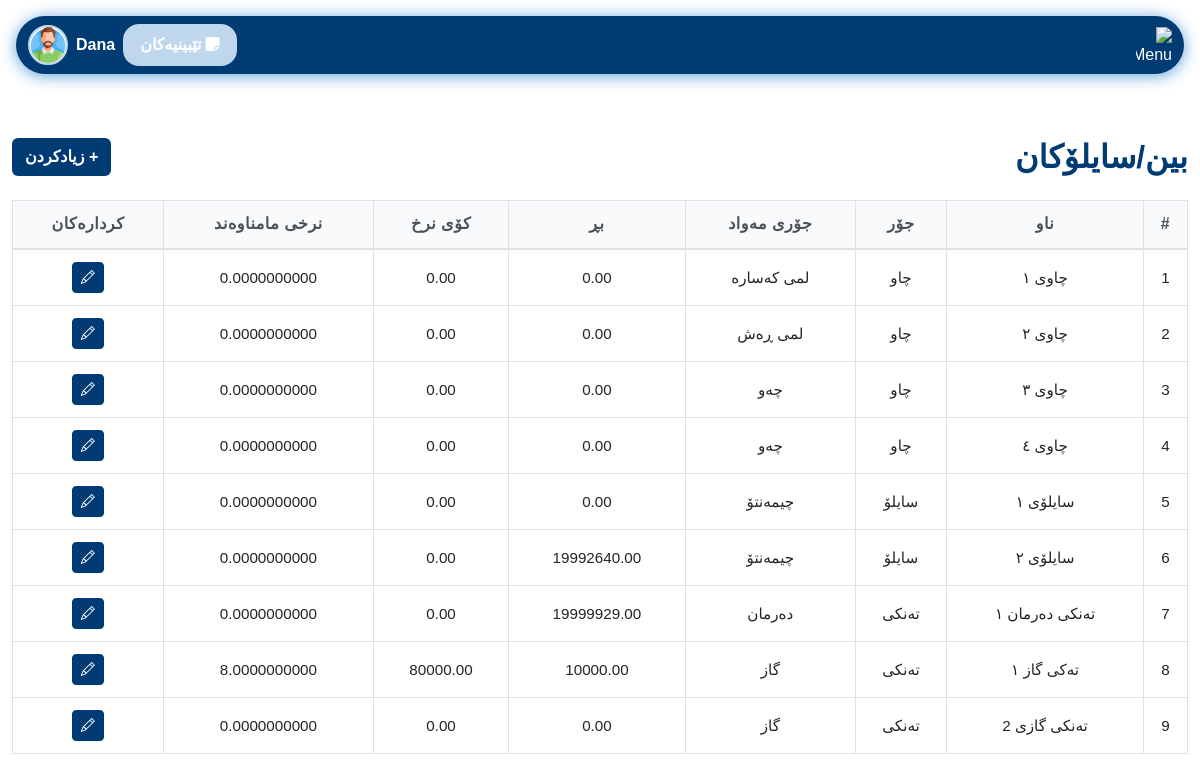
The app's page /pages/bins_silos.php (signed in), older data.
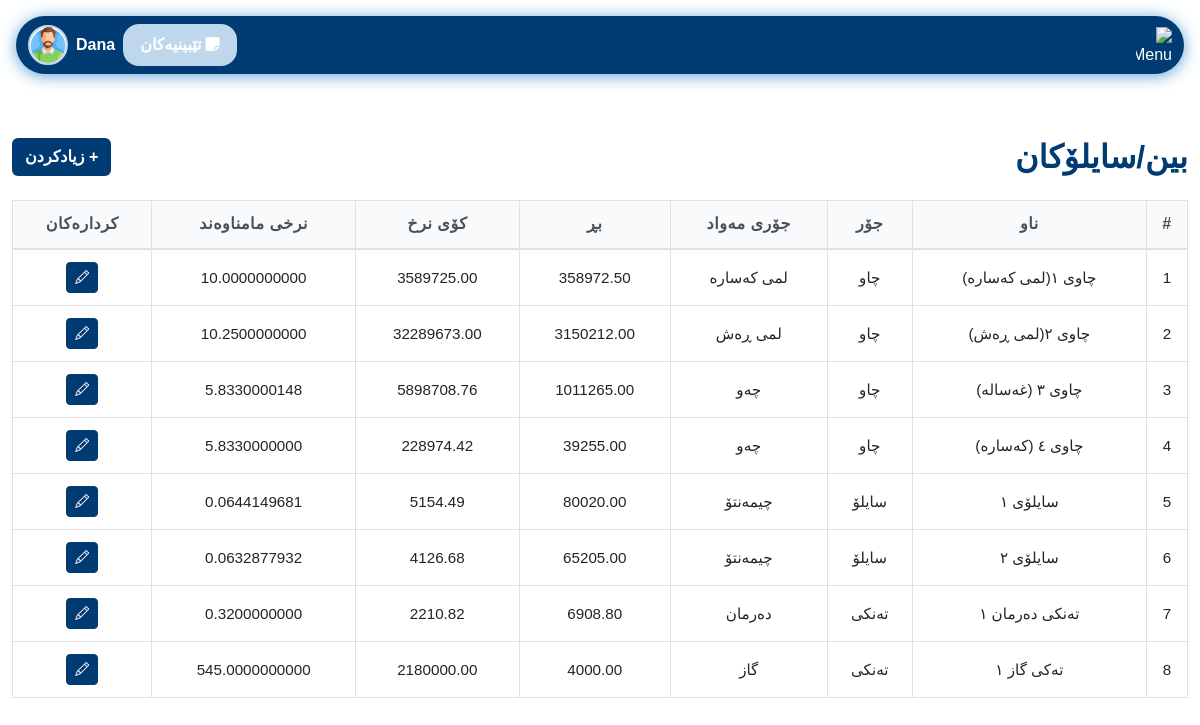
The same page, newer data.
### tables this page shows
CREATE TABLE `bins_silos` (
  `id` int NOT NULL AUTO_INCREMENT,
  `name` varchar(50) DEFAULT NULL,
  `type` enum('چاو','سایلۆ','تەنکی','عەمبار') DEFAULT NULL,
  `material_type` varchar(50) DEFAULT NULL,
  `amount` decimal(10,2) DEFAULT '0.00',
  `total_value` decimal(12,2) DEFAULT '0.00',
  `average_price` decimal(15,10) DEFAULT NULL,
  PRIMARY KEY (`id`)
);

### config/permissions.php (called while the page is built, shortened)
<?php
function hasPermission($perm) {
    global $pdo;
    $role = $_SESSION['role'];
    if ($role === 'admin') return true;
    $stmt = $pdo->prepare('SELECT COUNT(*) FROM role_permissions rp JOIN permissions p ON rp.permission_id = p.id WHERE rp.role = ? AND p.name = ?');
    $stmt->execute([$role, $perm]);
    $result = $stmt->fetchColumn();
    return $result > 0;
}

### pages/bins_silos.php (the view, shortened to what this page needs)
<?php
require_once '../config/db_conected.php';
require_once '../config/permissions.php';
$bins = $pdo->query("SELECT * FROM bins_silos")->fetchAll(PDO::FETCH_ASSOC);
?>
<!DOCTYPE html>
<html lang="ku">
<head>
    <link href="https://cdn.jsdelivr.net/npm/bootstrap@5.3.0/dist/css/bootstrap.rtl.min.css" rel="stylesheet">
    <link href="../assets/css/login.css" rel="stylesheet">
    <link href="../assets/css/variables.css" rel="stylesheet">
    <link href="../assets/css/nav.css" rel="stylesheet">
    <link href="../assets/css/comon/table.css" rel="stylesheet">
    <link href="../assets/css/comon/style.css" rel="stylesheet">
    <link href="../assets/css/comon/select2_design.css" rel="stylesheet">
    <link rel="stylesheet" href="https://cdn.jsdelivr.net/npm/select2-bootstrap-5-theme@1.3.0/dist/select2-bootstrap-5-theme.rtl.min.css" />
    <link rel="stylesheet" href="https://cdnjs.cloudflare.com/ajax/libs/font-awesome/6.4.2/css/all.min.css">
</head>
<body dir="rtl">
<?php include '../includes/navbar.php'; ?>
<div class="container-fluid py-5">
    <div class="d-flex justify-content-between align-items-center mb-4">
        <h2 class="mb-0" style="color: var(--seafoam-green); font-weight: bold;">بین/سایلۆکان</h2>
        <?php if (hasPermission('add_material')): ?>
        <button class="btn" data-bs-toggle="modal" data-bs-target="#addBinModal" style="background: var(--seafoam-green); color:white; font-weight: bold;">+ زیادکردن</button>
        <?php endif; ?>
    </div>
    <div class="table-responsive">
        <table class="table table-bordered table-hover align-middle text-center" id="binsTable">
            <thead style="background: var(--kelly-green); color: var(--seafoam-green);">
                <tr>
                    <th>#</th>
                    <th>ناو</th>
                    <th>جۆر</th>
                    <th>جۆری مەواد</th>
                    <th>بڕ</th>
                    <th>کۆی نرخ</th>
                    <th>نرخی مامناوەند</th>
                    <th>کردارەکان</th>
                </tr>
            </thead>
            <tbody>
                <?php if (count($bins) === 0): ?>
                <tr>
                    <td colspan="8">هیچ داتایەک نییە</td>
                </tr>
                <?php else: ?>
                    <?php foreach ($bins as $i => $bin): ?>
                    <tr>
                        <td><?= $i+1 ?></td>
                        <td><?= htmlspecialchars($bin['name']) ?></td>
                        <td><?= htmlspecialchars($bin['type']) ?></td>
                        <td><?= htmlspecialchars($bin['material_type']) ?></td>
                        <td><?= htmlspecialchars($bin['amount']) ?></td>
                        <td><?= htmlspecialchars($bin['total_value']) ?></td>
                        <td><?= htmlspecialchars($bin['average_price']) ?></td>
                        <td>
                            <?php if (hasPermission('edit_material')): ?>
                            <button class="btn btn-sm btn-primary edit-btn" data-id="<?= $bin['id'] ?>" data-name="<?= htmlspecialchars($bin['name']) ?>" data-type="<?= htmlspecialchars($bin['type']) ?>" data-material_type="<?= htmlspecialchars($bin['material_type']) ?>" data-amount="<?= htmlspecialchars($bin['amount']) ?>" data-total_value="<?= htmlspecialchars($bin['total_value']) ?>" data-average_price="<?= htmlspecialchars($bin['average_price']) ?>" aria-label="نوێکردنەوە"><i class="bi bi-pencil"></i></button>
                            <?php endif; ?>
                        </td>
                    </tr>
                    <?php endforeach; ?>
                <?php endif; ?>
            </tbody>
        </table>
    </div>
</div>
</body>
</html>

### includes/navbar.php (shortened to what this page needs)
<?php require_once '../config/permissions.php'; ?>
<link href="../assets/css/variables.css" rel="stylesheet">
<link rel="stylesheet" href="https://cdn.jsdelivr.net/npm/bootstrap-icons@1.13.1/font/bootstrap-icons.min.css">
<link rel="stylesheet" href="https://cdnjs.cloudflare.com/ajax/libs/font-awesome/6.4.2/css/all.min.css">
<link href="../assets/css/nav.css" rel="stylesheet">
<link href="../assets/css/sidebar.css" rel="stylesheet">
<nav class="navbar navbar-expand-lg sticky-top" style="background: var(--seafoam-green); border-radius: 2rem; box-shadow: 0 2px 16px 0 var(--spearmint, #94c973); margin: 1rem;">
  <div class="container-fluid d-flex align-items-center justify-content-between">
    <div class="d-flex align-items-center gap-3">
      <img src="../assets/images/menu.svg" alt="Menu" style="height: 36px; width: 36px; color: white;" />
    </div>
    <div class="flex-grow-1 d-flex justify-content-end align-items-center gap-2 position-relative" id="userDropdownContainer">
      <?php if (hasPermission('view_notes')): ?>
        <a href="../pages/notes.php" class="btn position-relative" style="background: var(--kelly-green); color:white; font-weight: bold; border-radius: 1rem; padding: 0.5rem 1rem;">
          <i class="fas fa-sticky-note me-1"></i>تێبینیەکان
        </a>
      <?php endif; ?>
      <span style="color: #fff; font-weight: bold; font-size: 1rem; cursor: pointer;" id="userDropdownToggle">
            <?php echo $_SESSION['username'] ?? 'User'; ?>
          </span>
      <img src="../assets/images/user.png" alt="User" style="width: 40px; height: 40px; border-radius: 50%; object-fit: cover; background: #fff; border: 2px solid var(--kelly-green); cursor: pointer;" id="userDropdownImg" />
    </div>
  </div>
</nav>

### assets/css/login.css (style rules this page uses)
body, input, button, label, h1, h2, h3, h4, h5, h6 { font-family: 'Rabar_021', sans-serif !important; }

### assets/css/variables.css (style rules this page uses)
:root { --lime-green: #0074b7; --kelly-green: #bfd7ed; --seafoam-green: #003b73; --spearmint: #60a3d9; }
.btn-primary { background-color: var(--seafoam-green) !important; border-color: var(--seafoam-green) !important; }

### assets/css/comon/table.css (style rules this page uses)
:root { --primary-blue: #3b82f6; --secondary-purple: #8b5cf6; --accent-orange: #f59e0b; --neutral-gray: #6b7280; --light-gray: #f8fafc; --ultra-light-gray: #f1f5f9; --white: #ffffff; --dark-text: #1e293b; --light-text: #64748b; --border-color: #e2e8f0; --shadow-light: rgba(15, 23, 42, 0.08); --shadow-medium: rgba(15, 23, 42, 0.12); --shadow-dark: rgba(15, 23, 42, 0.20); --border-radius: 12px; --border-radius-sm: 8px; --transition: all 0.2s cubic-bezier(0.4, 0, 0.2, 1); }
.table { width: 100%; border-collapse: collapse; font-family: 'Rabar_021', sans-serif; font-size: 0.95rem; line-height: 1.4; background: var(--white); }
.table thead { background: var(--light-gray); position: sticky; top: 0; z-index: 10; }
.table thead th { background-color: var(--light-gray); border-bottom: 2px solid #dee2e6; font-weight: 600; color: #495057; padding: 12px 8px; text-align: center; vertical-align: middle; font-size: 1rem; letter-spacing: 0.5px; position: relative; }
.table tbody tr { transition: var(--transition); border-bottom: 1px solid #dee2e6; }
.table tbody td { padding: 12px 8px; vertical-align: middle; border-bottom: 1px solid #dee2e6; }
.table td, .table th { padding: 12px 8px; text-align: center; vertical-align: middle; word-wrap: break-word; white-space: nowrap; overflow: hidden; text-overflow: ellipsis; }
.table-responsive { overflow-x: auto; -webkit-overflow-scrolling: touch; scrollbar-width: thin; scrollbar-color: var(--primary-green) var(--ultra-light-green); }

### assets/css/comon/style.css (style rules this page uses)
html { scrollbar-color: #003b73 #f1f1f1; scrollbar-width: thin; }

Row changes from the older to the newer data that the page shows:
removed bins_silos: name "تەنکی گازی 2", type "تەنکی", material_type "گاز", amount "0.00", total_value "0.00", average_price "0.0000000000"
changed bins_silos "لمی کەسارە": name "چاوی ١" → "چاوی ١(لمی کەسارە)"; amount "0.00" → "358972.50"; total_value "0.00" → "3589725.00"; average_price "0.0000000000" → "10.0000000000"
changed bins_silos "لمی ڕەش": name "چاوی ٢" → "چاوی ٢(لمی ڕەش)"; amount "0.00" → "3150212.00"; total_value "0.00" → "32289673.00"; average_price "0.0000000000" → "10.2500000000"
changed bins_silos: name "چاوی ٣" → "چاوی ٣ (غەسالە)"; amount "0.00" → "1011265.00"; total_value "0.00" → "5898708.76"; average_price "0.0000000000" → "5.8330000148"
changed bins_silos: name "چاوی ٤" → "چاوی ٤ (کەسارە)"; amount "0.00" → "39255.00"; total_value "0.00" → "228974.42"; average_price "0.0000000000" → "5.8330000000"
changed bins_silos "سایلۆی ١": amount "0.00" → "80020.00"; total_value "0.00" → "5154.49"; average_price "0.0000000000" → "0.0644149681"
changed bins_silos "سایلۆی ٢": amount "19992640.00" → "65205.00"; total_value "0.00" → "4126.68"; average_price "0.0000000000" → "0.0632877932"
changed bins_silos "تەنکی دەرمان ١": amount "19999929.00" → "6908.80"; total_value "0.00" → "2210.82"; average_price "0.0000000000" → "0.3200000000"
changed bins_silos "تەکی گاز ١": amount "10000.00" → "4000.00"; total_value "80000.00" → "2180000.00"; average_price "8.0000000000" → "545.0000000000"
